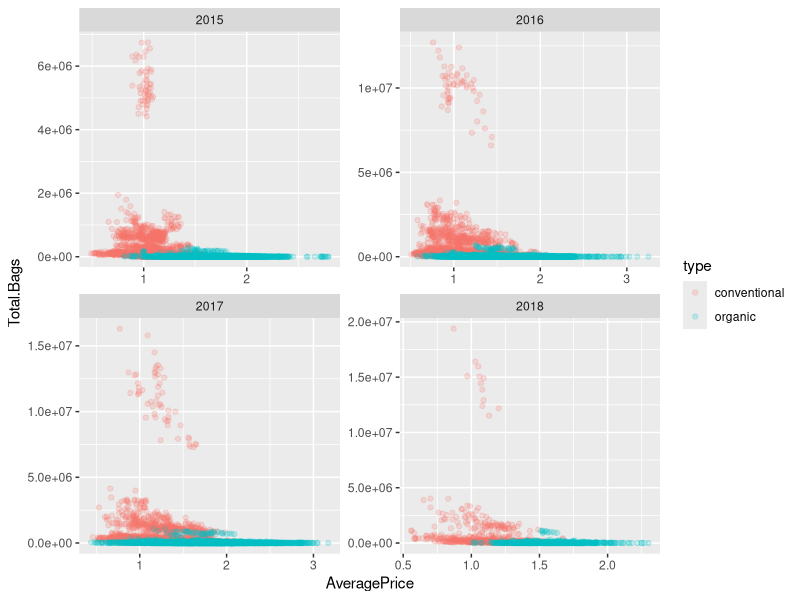

This chart was generated by the following R code:
library(ggplot2)
library(here)
# untuk memanggil data avocado.csv
avocado_df = read.csv(here("data-raw","avocado.csv"))
# untuk mengetahui nilai seperti mean median max min pada setiap variable
summary(avocado_df)
# untuk mengetahui tipe data pada setiap variable
str(avocado_df)
# untuk mengetahui nilai max min quantile 1 median quantile 3 pada 1 variable saja
quantile(avocado_df$Total.Volume)
# untuk mengetahui nilai median pada 1 variable saja
median(avocado_df$Total.Volume)
# untuk mengetahui nilai min pada 1 variable saja
min(avocado_df$Total.Volume)
# untuk mengetahui nilai max pada 1 variable saja
max(avocado_df$Total.Volume)
# untuk mengetahui nilai mean pada 1 variable saja
mean(avocado_df$Total.Volume)

# untuk membuat sebuah plot, disini membuat beberapa plot berdasarkan tahun
ggplot(avocado_df, aes(x = AveragePrice, y = Total.Bags)) +
  geom_point(aes(colour = type), alpha = 0.2) +
  facet_wrap(~year, scales = "free")